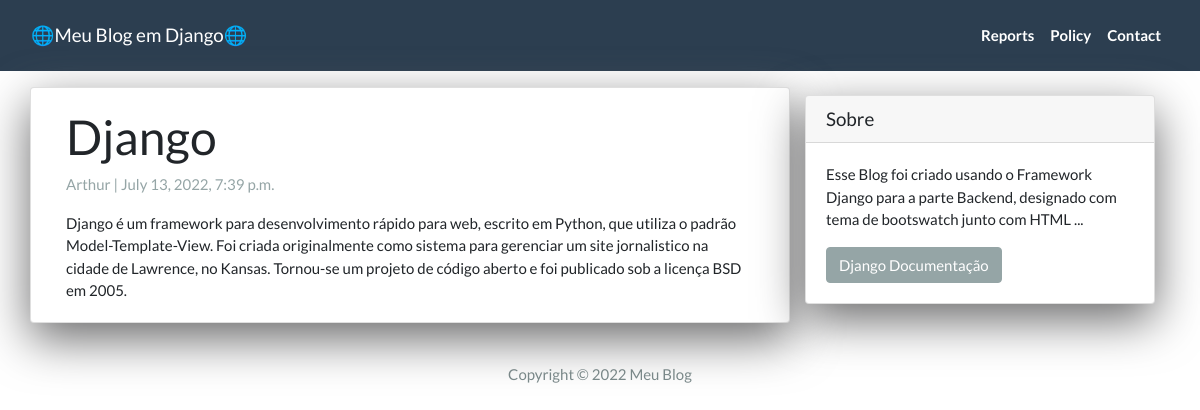
The page /Django_Python/ on the database its author committed.
### App/models.py (models this page shows, shortened)
class Post(models.Model):
  title =  models.CharField(max_length=200, unique=True)
  slug =   models.SlugField(max_length=200, unique=True)
  author = models.ForeignKey(User, on_delete=models.CASCADE, related_name='blog_posts')
  created_on = models.DateTimeField(auto_now_add=True)
  updated_on = models.DateTimeField(auto_now=True)
  content = models.TextField()
  status = models.IntegerField(choices=STATUS, default=0)
  class Meta:
    ordering = ['-created_on']

### App/views.py (the view)
# urls.py: path('<slug:slug>/', views.DetailView.as_view(), name="post_detail"),
class DetailView(generic.DetailView):
  model = Post
  template_name = 'post_detail.html'

### App/templates/post_detail.html
{% extends 'base.html' %}
{% block content %}
<div class="container">
  <div class="row">
    <div class="col-md-8 card mb-4  mt-3 left  top">
      <div class="card-body">
        <h1>{% block title %} {{ object.title }} {% endblock title %}</h1>
        <p class=" text-muted">{{ post.author }} | {{ post.created_on }}</p>
        <p class="card-text ">{{ object.content | safe }}</p>
      </div>
    </div>
    {% block sidebar %} {% include 'sidebar.html' %} {% endblock sidebar %}
  </div>
</div>
{% endblock content %}

### App/templates/sidebar.html (style rules this page uses)
.card { box-shadow: 0 16px 48px #6a6a6b; }

### rows shown on the page
Post: title "Django", author "Arthur", created_on "July 13, 2022, 7:39 p.m.", content "Django é um framework para desenvolvimento rápido para web, escrito em Python, que utiliza o padrão Model-Template-View. Foi criada originalmente como sistema para gerenciar um site jornalistico na cidade de Lawrence, no Kansas. Tornou-se um projeto de código aberto e foi publicado sob a licença BSD em 2005."
